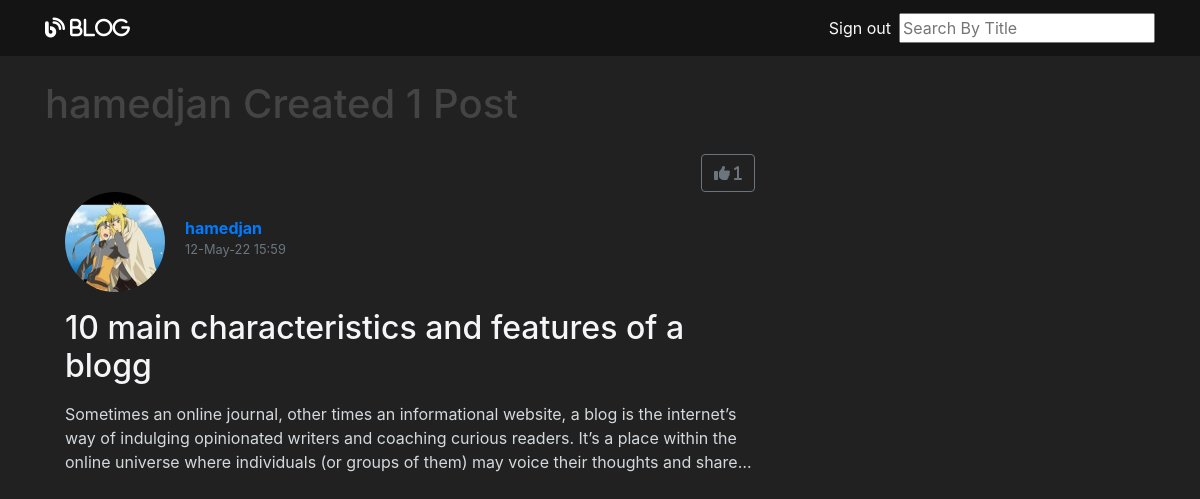
Screenshot of /user/hamedjan (signed in) with the database file from the repository.
### flaskblog/models.py (models this page shows, shortened)
class User(db.Model, UserMixin):
    id = db.Column(db.Integer, primary_key=True)
    username = db.Column(db.String(20), unique=True, nullable=False)
    role=db.Column(db.Integer,nullable=False,default=3)
    email = db.Column(db.String(120), unique=True, nullable=False)
    image_file = db.Column(db.String(20), nullable=False, default='default.jpg')
    password = db.Column(db.String(60), nullable=False)
    posts = db.relationship('Post', backref='author', lazy=True)
    liked = db.relationship('PostLike',foreign_keys='PostLike.user_id',
    backref='user', lazy='dynamic')
    def has_liked_post(self, post):
        return PostLike.query.filter(
            PostLike.user_id == self.id,
            PostLike.post_id == post.id).count() > 0

class Post(db.Model):
    id = db.Column(db.Integer, primary_key=True)
    title = db.Column(db.String(100), nullable=False)
    date_posted = db.Column(db.DateTime, nullable=False, default=datetime.now())
    content = db.Column(db.Text, nullable=False)
    user_id = db.Column(db.Integer, db.ForeignKey('user.id'), nullable=False)
    likes = db.relationship('PostLike', backref='post', lazy='dynamic')
    is_approved = db.Column(db.Boolean, default=False)
    image_file = db.Column(db.String(20), nullable=True)
    short_description = db.Column(db.String(250), nullable=False)

### flaskblog/routes.py (the view)
@app.route("/user/<string:username>")
def user_posts(username):
    page = request.args.get('page', 1, type=int)
    user = User.query.filter_by(username=username).first_or_404()
    posts = Post.query.filter_by(author=user)\
                .order_by(Post.date_posted.desc())\
                .paginate(page=page, per_page=5)
    searchForm = SearchForm()
    return render_template('user_posts.html', posts=posts, user=user, searchForm =searchForm )

### flaskblog/forms.py
class SearchForm(FlaskForm):
    searched = StringField('Searched',validators=[DataRequired()] )
    submit = SubmitField('Submit')

### flaskblog/models.py (called while the page is built)
@login_manager.user_loader
def load_user(user_id):
    return User.query.get(int(user_id))

### flaskblog/routes.py (called while the page is built)
@app.context_processor
def utility_processor():
    def slug(post):
        return post.title.replace(' ', '-') + '-' + str(post.id)
    return dict(slug=slug)

### flaskblog/templates/user_posts.html (shortened to what this page needs)
{% extends "layout.html" %}
{% block content %}
    <h1 class="mb-3">
        {{ user.username }} Created {{ posts.total }} Post
    </h1>
    {% for post in posts.items %}
        <article class="media content-section d-flex flex-row">
            <div class="media-body">
                <div class="d-flex justify-content-end">
                    {% if current_user.is_authenticated %}
                    {% if current_user.has_liked_post(post) %}
                        <a class="btn btn-outline-secondary" style="float:right"
                        href="{{ url_for('like_action', post_id=post.id, reaction='unlike') }}">
                        <i class="fas fa-thumbs-down">
                                {{ post.likes.count()}}
                            </i>
                        </a>
                        {%else%}
                        <a class="btn btn-outline-secondary" style="float:right"
                        href="{{ url_for('like_action', post_id=post.id, reaction='like') }}">
                       <i class="fas fa-thumbs-up">
                                {{ post.likes.count()}}
                            </i>
                        </a>
                        {%endif%}
                        {%endif%}
                    </div>
                <div class="article-metadata d-flex justify-content-start mb-0">
                    <div class="d-flex">
                        <img src="{{ url_for('static', filename='profile_pics/' + post.author.image_file) }}" alt=""
                            class="rounded-circle account-img">
                        <div class="d-block mt-4">
                            <a class="d-block mr-2" href="{{ url_for('user_posts', username=post.author.username) }}" style=" font-weight: bold; ">{{ post.author.username }}</a>
                            <small class="d-block text-muted">{{ post.date_posted.strftime('%d-%B-%y %H:%M') }}</small>
                        </div>
                    </div>
                </div>
                <h2>
                    <a class="article-title" href="{{ url_for('post', slug=slug(post)) }}">{{ post.title }}</a>
                </h2>
                <p class="article-content post-preview">{{ post.content|safe }}</p>
            </div>
        </article>
    {% endfor %}
{% endblock %}

### flaskblog/static/main.css (style rules this page uses)
body { background: #fafafa; color: #333333; margin-top: 5rem; }
h1, h2, h3, h4, h5, h6 { color: #444444; }
.article-content { white-space: pre-line; }
.post-preview + p { overflow: hidden; text-overflow: ellipsis; display: -webkit-box; -webkit-line-clamp: 3; -webkit-box-orient: vertical; }
.content-section { color: #d4d9dd; padding: 10px 20px; border-radius: 5px; margin-bottom: 20px; }
.article-title { color: #f5f5f8; }
.article-content { white-space: pre-line; word-break: break-all; }
.article-metadata { padding-bottom: 1px; margin-bottom: 4px; }
.account-img { height: 100px; width: 100px; margin-right: 20px; margin-bottom: 16px; }

### flaskblog/templates/layout.html (style rules this page uses)
body { background-color: #212121; color: white }

### rows the page displays
User: username "hamedjan"
Post: likes.count "1", image_file (picture), author.username "hamedjan", date_posted "12-May-22 15:59", title "10 main characteristics and features of a blogg", content "Sometimes an online journal, other times an informational website, a blog is the internet’s way of indulging opinionated writers and coaching curious readers. It’s a place within the online universe where individuals (or groups of them) may voice their thoughts and…"

### other values shown
{{ posts.total }} "1"
